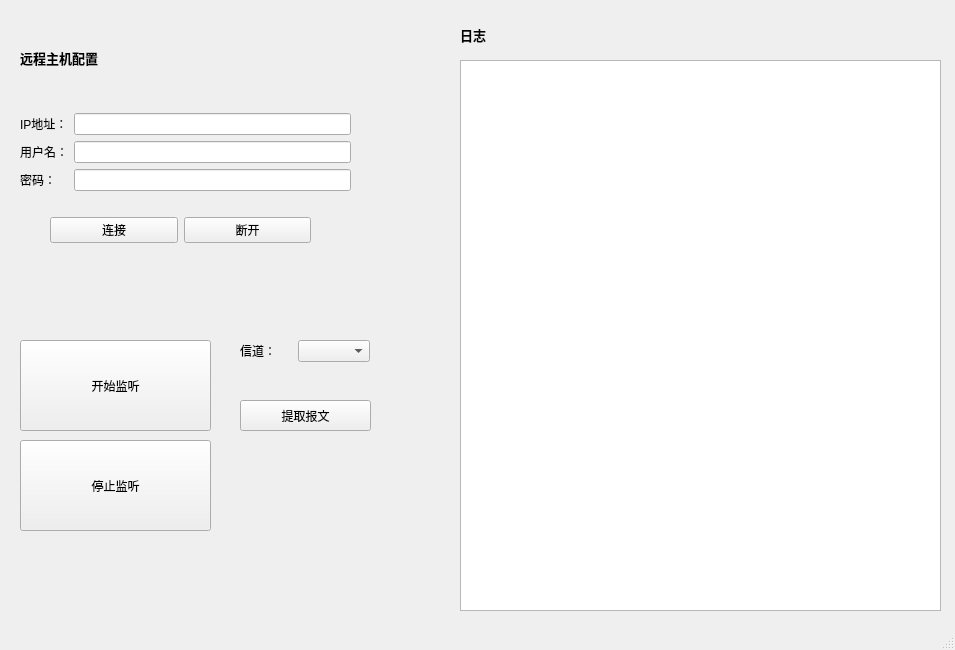
<?xml version="1.0" encoding="UTF-8"?>
<ui version="4.0">
 <class>MainWindow</class>
 <widget class="QMainWindow" name="MainWindow">
  <property name="geometry">
   <rect>
    <x>0</x>
    <y>0</y>
    <width>955</width>
    <height>650</height>
   </rect>
  </property>
  <property name="windowTitle">
   <string>ap_remote_monitor</string>
  </property>
  <widget class="QWidget" name="centralwidget">
   <widget class="QPushButton" name="pushButton_scan">
    <property name="geometry">
     <rect>
      <x>20</x>
      <y>340</y>
      <width>191</width>
      <height>91</height>
     </rect>
    </property>
    <property name="text">
     <string>开始监听</string>
    </property>
   </widget>
   <widget class="QPushButton" name="pushButton_stop_scan">
    <property name="geometry">
     <rect>
      <x>20</x>
      <y>440</y>
      <width>191</width>
      <height>91</height>
     </rect>
    </property>
    <property name="text">
     <string>停止监听</string>
    </property>
   </widget>
   <widget class="QTextBrowser" name="textBrowser">
    <property name="geometry">
     <rect>
      <x>460</x>
      <y>60</y>
      <width>481</width>
      <height>551</height>
     </rect>
    </property>
   </widget>
   <widget class="QLabel" name="label_6">
    <property name="geometry">
     <rect>
      <x>460</x>
      <y>20</y>
      <width>81</width>
      <height>31</height>
     </rect>
    </property>
    <property name="text">
     <string>&lt;html&gt;&lt;head/&gt;&lt;body&gt;&lt;p&gt;&lt;span style=&quot; font-size:10pt; font-weight:600;&quot;&gt;日志&lt;/span&gt;&lt;/p&gt;&lt;/body&gt;&lt;/html&gt;</string>
    </property>
   </widget>
   <widget class="QWidget" name="layoutWidget">
    <property name="geometry">
     <rect>
      <x>20</x>
      <y>10</y>
      <width>331</width>
      <height>181</height>
     </rect>
    </property>
    <layout class="QGridLayout" name="gridLayout_2">
     <item row="1" column="0">
      <layout class="QGridLayout" name="gridLayout">
       <item row="0" column="0">
        <widget class="QLabel" name="label_2">
         <property name="text">
          <string>IP地址：</string>
         </property>
        </widget>
       </item>
       <item row="0" column="1">
        <widget class="QLineEdit" name="lineEdit_ip"/>
       </item>
       <item row="1" column="0">
        <widget class="QLabel" name="label_3">
         <property name="text">
          <string>用户名：</string>
         </property>
        </widget>
       </item>
       <item row="1" column="1">
        <widget class="QLineEdit" name="lineEdit_un"/>
       </item>
       <item row="2" column="0">
        <widget class="QLabel" name="label_4">
         <property name="text">
          <string>密码：</string>
         </property>
        </widget>
       </item>
       <item row="2" column="1">
        <widget class="QLineEdit" name="lineEdit_pw"/>
       </item>
      </layout>
     </item>
     <item row="0" column="0">
      <widget class="QLabel" name="label">
       <property name="text">
        <string>&lt;html&gt;&lt;head/&gt;&lt;body&gt;&lt;p&gt;&lt;span style=&quot; font-size:10pt; font-weight:600;&quot;&gt;远程主机配置&lt;/span&gt;&lt;/p&gt;&lt;/body&gt;&lt;/html&gt;</string>
       </property>
      </widget>
     </item>
    </layout>
   </widget>
   <widget class="QWidget" name="layoutWidget">
    <property name="geometry">
     <rect>
      <x>50</x>
      <y>200</y>
      <width>261</width>
      <height>61</height>
     </rect>
    </property>
    <layout class="QHBoxLayout" name="horizontalLayout">
     <item>
      <widget class="QPushButton" name="pushButton_conn">
       <property name="text">
        <string>连接</string>
       </property>
      </widget>
     </item>
     <item>
      <widget class="QPushButton" name="pushButton_disconn">
       <property name="text">
        <string>断开</string>
       </property>
      </widget>
     </item>
    </layout>
   </widget>
   <widget class="QWidget" name="layoutWidget">
    <property name="geometry">
     <rect>
      <x>240</x>
      <y>340</y>
      <width>130</width>
      <height>22</height>
     </rect>
    </property>
    <layout class="QHBoxLayout" name="horizontalLayout_2">
     <item>
      <widget class="QLabel" name="label_5">
       <property name="text">
        <string>信道：</string>
       </property>
      </widget>
     </item>
     <item>
      <widget class="QComboBox" name="comboBox_ch"/>
     </item>
    </layout>
   </widget>
   <widget class="QPushButton" name="pushButton_fetch_pkt">
    <property name="geometry">
     <rect>
      <x>240</x>
      <y>400</y>
      <width>131</width>
      <height>31</height>
     </rect>
    </property>
    <property name="text">
     <string>提取报文</string>
    </property>
   </widget>
  </widget>
  <widget class="QMenuBar" name="menubar">
   <property name="geometry">
    <rect>
     <x>0</x>
     <y>0</y>
     <width>955</width>
     <height>22</height>
    </rect>
   </property>
  </widget>
  <widget class="QStatusBar" name="statusbar"/>
 </widget>
 <resources/>
 <connections/>
</ui>
